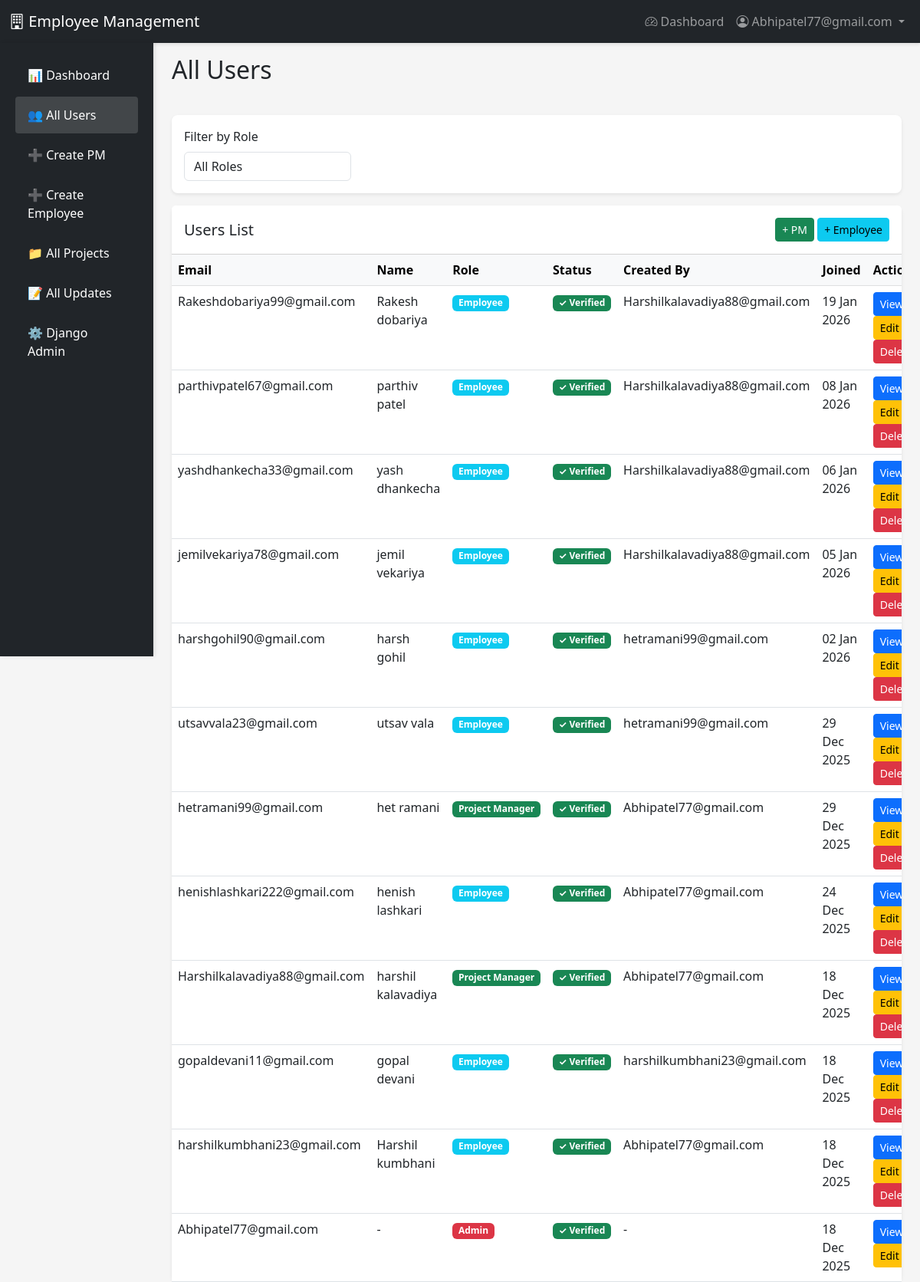
Before: /users/ (signed in) with the older database file.
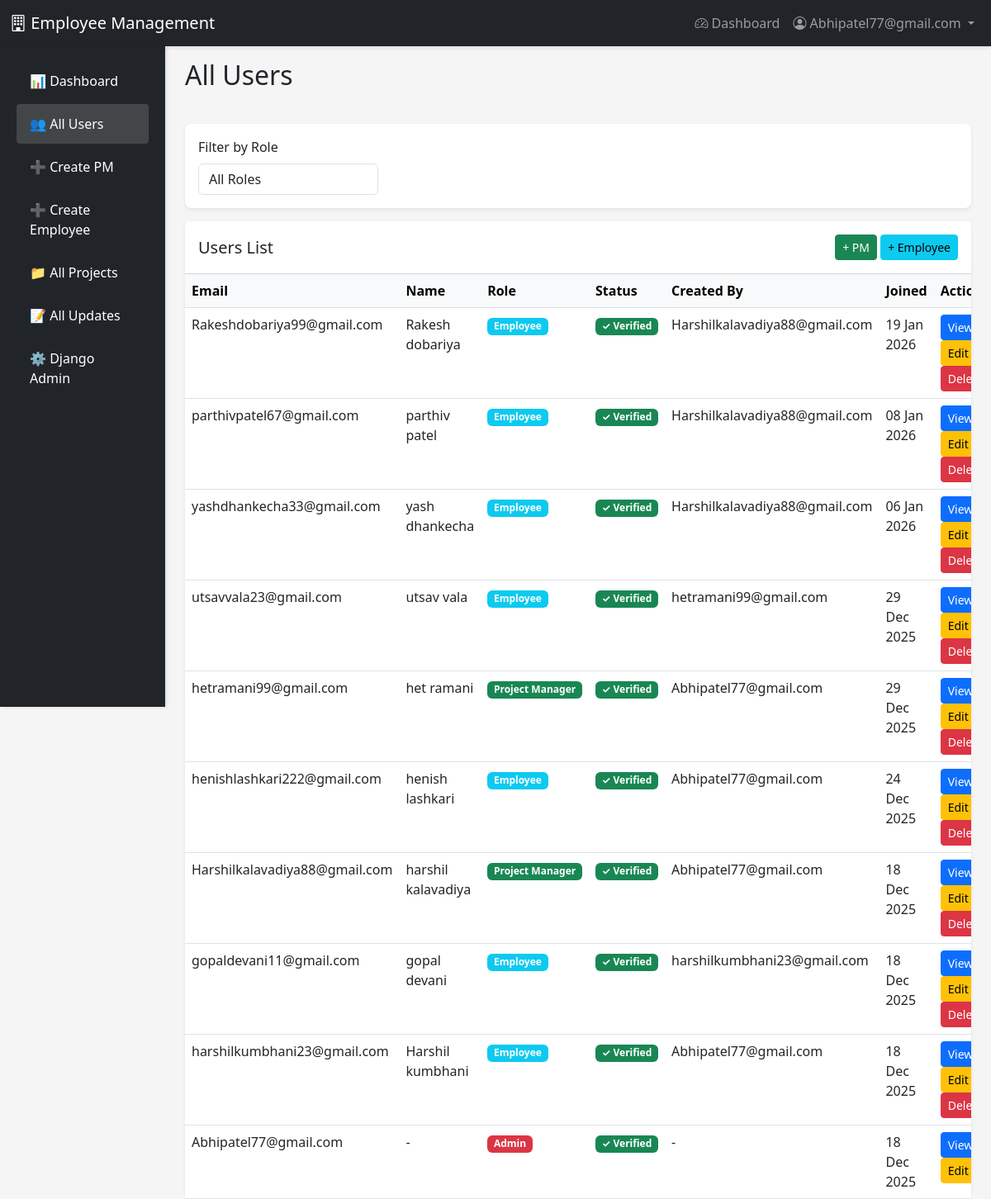
After: the same page with the newer database file.
### accounts/models.py (models this page shows, shortened)
class User(AbstractUser):
    ROLE_CHOICES = (
        ('EMPLOYEE', 'Employee'),
        ('PM', 'Project Manager'),
        ('ADMIN', 'Admin'),
    )
    username = None
    email = models.EmailField(unique=True)
    role = models.CharField(max_length=10, choices=ROLE_CHOICES, default='EMPLOYEE')
    profile_image = models.ImageField(upload_to='profiles/', null=True, blank=True)
    is_verified = models.BooleanField(default=False)
    verification_token = models.CharField(max_length=100, blank=True)
    created_by = models.ForeignKey(
        'self',
        on_delete=models.CASCADE,  # ← Ye change kiya
        null=True,
        blank=True,
        related_name='created_users'
    )
    USERNAME_FIELD = 'email'
    REQUIRED_FIELDS = []
    objects = UserManager()
    class Meta:
        db_table = 'users'
        verbose_name = 'User'
        verbose_name_plural = 'Users'

### accounts/views.py (the view)
    def wrapper(request, *args, **kwargs):
        if not request.user.is_authenticated or request.user.role != 'ADMIN':
            messages.error(request, 'Access denied. Admin only.')
            return redirect('dashboard')
        return view_func(request, *args, **kwargs)

### accounts/views.py (called while the page is built)
def admin_required(view_func):
    def wrapper(request, *args, **kwargs):
        if not request.user.is_authenticated or request.user.role != 'ADMIN':
            messages.error(request, 'Access denied. Admin only.')
            return redirect('dashboard')
        return view_func(request, *args, **kwargs)
    return wrapper

@login_required
@admin_required
def admin_users_list(request):
    users = User.objects.all().order_by('-date_joined')
    role_filter = request.GET.get('role')
    if role_filter:
        users = users.filter(role=role_filter)
    context = {
        'users': users,
        'role_filter': role_filter,
    }
    return render(request, 'accounts/admin_users_list.html', context)

### accounts/templates/accounts/admin_users_list.html (shortened to what the changed rows need)
{% extends 'base.html' %}
{% load static %}
{% block content %}
<div class="container-fluid">
    <div class="row">
        <main class="col-md-10 ms-sm-auto px-md-4" style="margin-left: 16.66667%;">
            <div class="pt-3 pb-2 mb-4">
                <h1 class="h2">All Users</h1>
            </div>
            <div class="card">
                <div class="card-body p-0">
                    <div class="table-responsive">
                        <table class="table table-hover mb-0">
                            <thead class="table-light">
                                <tr>
                                    <th>Email</th>
                                    <th>Name</th>
                                    <th>Role</th>
                                    <th>Status</th>
                                    <th>Created By</th>
                                    <th>Joined</th>
                                    <th>Actions</th>
                                </tr>
                            </thead>
                            <tbody>
                                {% for user in users %}
                                <tr>
                                    <td>{{ user.email }}</td>
                                    <td>{{ user.get_full_name|default:"-" }}</td>
                                    <td>
                                        <span class="badge bg-{% if user.role == 'ADMIN' %}danger{% elif user.role == 'PM' %}success{% else %}info{% endif %}">
                                            {{ user.get_role_display }}
                                        </span>
                                    </td>
                                    <td>
                                        {% if user.is_verified %}
                                            <span class="badge bg-success">✓ Verified</span>
                                        {% else %}
                                            <span class="badge bg-warning text-dark">Pending</span>
                                        {% endif %}
                                    </td>
                                    <td>{{ user.created_by.email|default:"-" }}</td>
                                    <td>{{ user.date_joined|date:"d M Y" }}</td>
                                    <td>
                                        <a href="{% url 'admin_user_detail' user.id %}" class="btn btn-sm btn-primary">View</a>
                                        <a href="{% url 'admin_user_update' user.id %}" class="btn btn-sm btn-warning">Edit</a>
                                        {% if not user.is_superuser %}
                                            <a href="{% url 'admin_user_delete' user.id %}" class="btn btn-sm btn-danger">Delete</a>
                                        {% endif %}
                                    </td>
                                </tr>
                                {% empty %}
                                <tr>
                                    <td colspan="7" class="text-center text-muted py-4">No users found</td>
                                </tr>
                                {% endfor %}
                            </tbody>
                        </table>
                    </div>
                </div>
            </div>
        </main>
    </div>
</div>
{% endblock %}

### accounts/templates/base.html (shortened to what this page needs)
<!DOCTYPE html>
<html lang="en">
<head>
    <link href="https://cdn.jsdelivr.net/npm/bootstrap@5.3.0/dist/css/bootstrap.min.css" rel="stylesheet">
    <link rel="stylesheet" href="https://cdn.jsdelivr.net/npm/bootstrap-icons@1.11.0/font/bootstrap-icons.css">
</head>
<body>
    <nav class="navbar navbar-expand-lg navbar-dark bg-dark">
        <div class="container-fluid">
            <a class="navbar-brand" href="{% url 'dashboard' %}">
                <i class="bi bi-building"></i> Employee Management
            </a>
            {% if user.is_authenticated %}
                <div class="collapse navbar-collapse" id="navbarNav">
                    <ul class="navbar-nav ms-auto">
                        <li class="nav-item">
                            <a class="nav-link" href="{% url 'dashboard' %}">
                                <i class="bi bi-speedometer2"></i> Dashboard
                            </a>
                        </li>
                        <li class="nav-item dropdown">
                            <a class="nav-link dropdown-toggle" href="#" id="navbarDropdown" role="button" data-bs-toggle="dropdown">
                                <i class="bi bi-person-circle"></i> {{ user.email }}
                            </a>
                        </li>
                    </ul>
                </div>
            {% endif %}
        </div>
    </nav>
    <main>
        {% block content %}{% endblock %}
    </main>
</body>
</html>

Changed rows visible on the page:
removed User: email "jemilvekariya78@gmail.com", get_full_name "jemil vekariya", role "Employee", is_verified "✓ Verified", created_by.email "Harshilkalavadiya88@gmail.com", date_joined "05 Jan 2026", is_superuser "Delete"
removed User: email "harshgohil90@gmail.com", get_full_name "harsh gohil", role "Employee", is_verified "✓ Verified", created_by.email "hetramani99@gmail.com", date_joined "02 Jan 2026", is_superuser "Delete"
